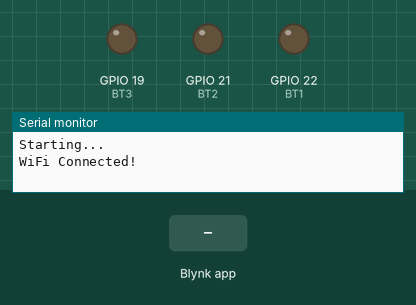
Bench run of a sketch on a simulated ESP32. On the bench: output pins drawn as LEDs (lit = HIGH), the last lines printed to the serial monitor. The test bench sets the inputs (shaded band). WiFi joins after 1.5 s; servers stay silent unless stated.

Above: at 2.7 s.
2.8 s: Blynk app writes 1 to V1
At 3.6 s:
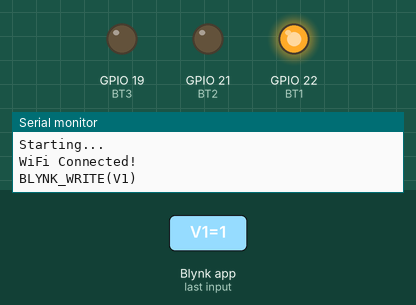
4.3 s: Blynk app writes 1 to V2
At 4.7 s:
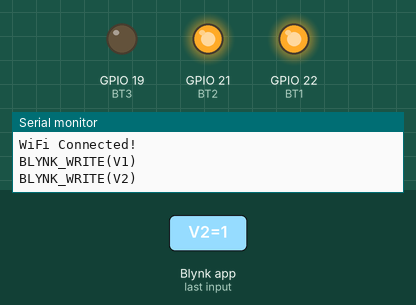
5.8 s: Blynk app writes 1 to V3
At 7.0 s:
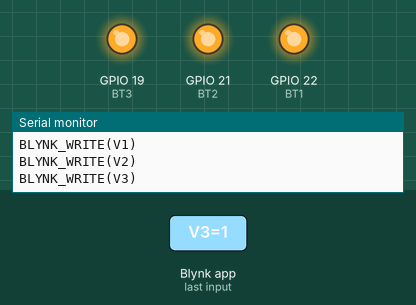
7.3 s: Blynk app writes 0 to V1
At 8.2 s:
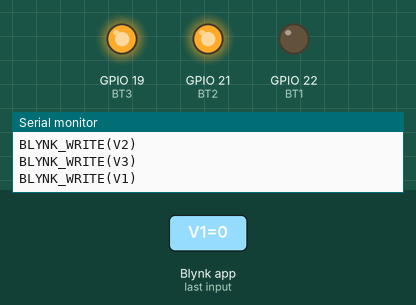
8.8 s: Blynk app writes 0 to V2
At 9.3 s:
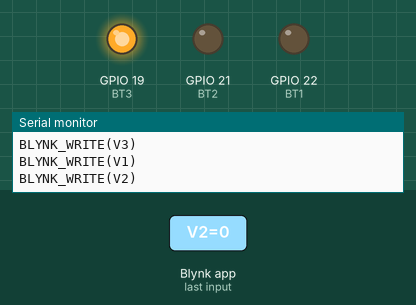
10.3 s: Blynk app writes 200 to V1
At 11.7 s:
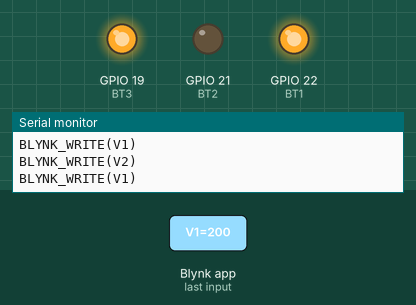
Timing chart, 0 to 12.8 s (numbered marks = the images above; inputs shaded):
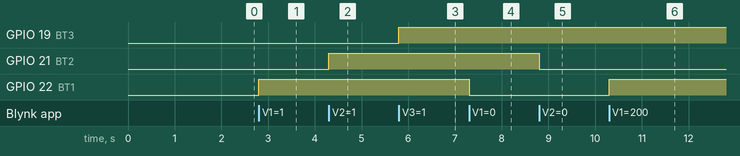

The sketch:

test.ino
```cpp
#define BLYNK_TEMPLATE_ID "TMPL62XjoQ5b1"
#define BLYNK_TEMPLATE_NAME "Fanfan"
#define BLYNK_AUTH_TOKEN "YDnUu6_cHooKhHxSXjGba8qqrf0UttWA"

// กำหนดขา GPIO ที่จะใช้
#define BT1 22
#define BT2 21
#define BT3 19

#include <WiFi.h>
#include <BlynkSimpleEsp32.h>
#include <WiFiManager.h> // ใช้ WiFiManager สำหรับ ESP32

WidgetLCD lcd1(V0);
WidgetLED BT1Blynk(V10);
WidgetLED BT2Blynk(V11);
WidgetLED BT3Blynk(V12);

char auth[] = BLYNK_AUTH_TOKEN;

// รับค่าจากปุ่มในแอป Blynk
BLYNK_WRITE(V1) {
  int value = param.asInt();
  digitalWrite(BT1, value);
  BT1Blynk.setValue(value);
  Serial.println("BLYNK_WRITE(V1)");
}

BLYNK_WRITE(V2) {
  int value = param.asInt();
  digitalWrite(BT2, value);
  BT2Blynk.setValue(value);
  Serial.println("BLYNK_WRITE(V2)");
}

BLYNK_WRITE(V3) {
  int value = param.asInt();
  digitalWrite(BT3, value);
  BT3Blynk.setValue(value);
  Serial.println("BLYNK_WRITE(V3)");
}

void setup() {
  Serial.begin(115200);
  Serial.println("Starting...");

  // เรียก WiFiManager
  WiFiManager wifiManager;

  // ถ้าเชื่อมต่อ WiFi ไม่ได้ จะสร้าง AP ชื่อ SmartFan_AP
  wifiManager.autoConnect("SmartFan_AP");

  Serial.println("WiFi Connected!");

  // เชื่อมต่อ Blynk โดยใช้ config
  Blynk.config(auth);

  // รอจนกว่า WiFi จะเชื่อมต่อก่อนดำเนินการต่อ
  if (WiFi.status() != WL_CONNECTED) {
    Serial.println("WiFi failed!");
    while (true);
  }

  // กำหนดขา OUTPUT สำหรับรีเลย์ควบคุมพัดลม
  pinMode(BT1, OUTPUT);
  pinMode(BT2, OUTPUT);
  pinMode(BT3, OUTPUT);

  // ปิดพัดลมทั้งหมดตอนเริ่มต้น
  digitalWrite(BT1, LOW);
  digitalWrite(BT2, LOW);
  digitalWrite(BT3, LOW);

  // แสดงข้อความใน LCD widget
  lcd1.clear();
  lcd1.print(3, 0, "Smart Fan");
  lcd1.print(5, 1, "Controller");
}

void loop() {
  Blynk.run();
}
```

Measured:
- after the input at 2.8 s, GPIO 22 (BT1): LOW → HIGH at once
- after the input at 4.3 s, GPIO 21 (BT2): LOW → HIGH at once
- after the input at 5.8 s, GPIO 19 (BT3): LOW → HIGH at once
- after the input at 7.3 s, GPIO 22 (BT1): HIGH → LOW at once
- after the input at 8.8 s, GPIO 21 (BT2): HIGH → LOW at once
- after the input at 10.3 s, GPIO 22 (BT1): LOW → HIGH at once
